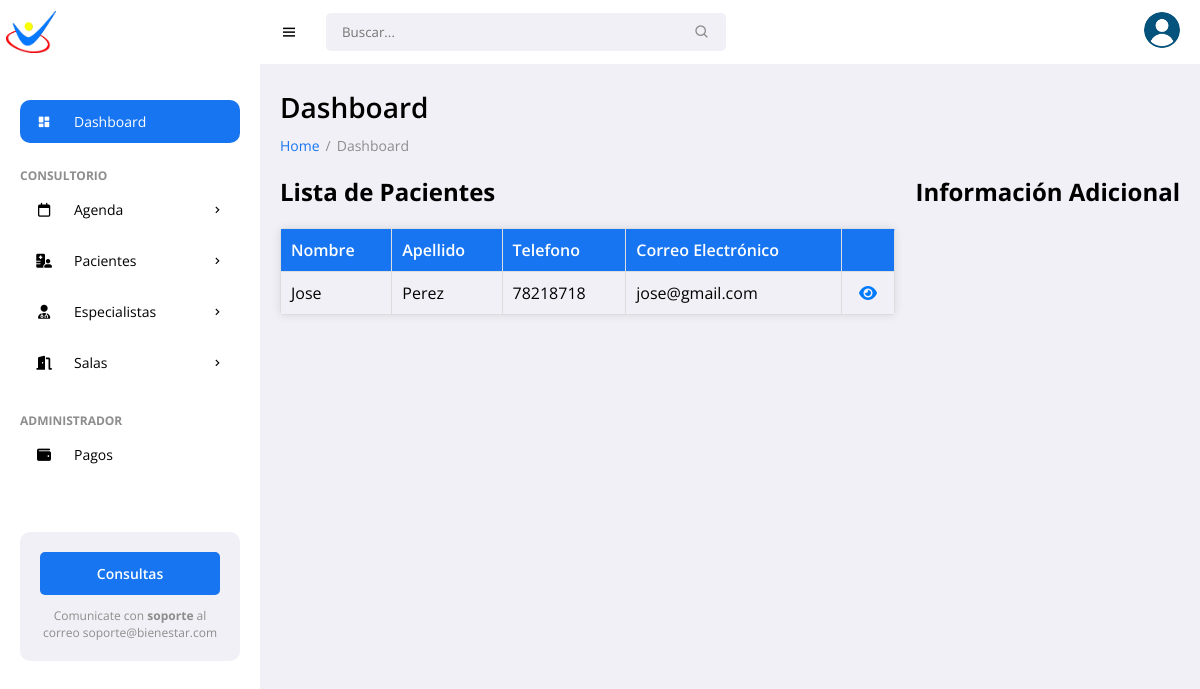
The app's page / (signed in), older data.
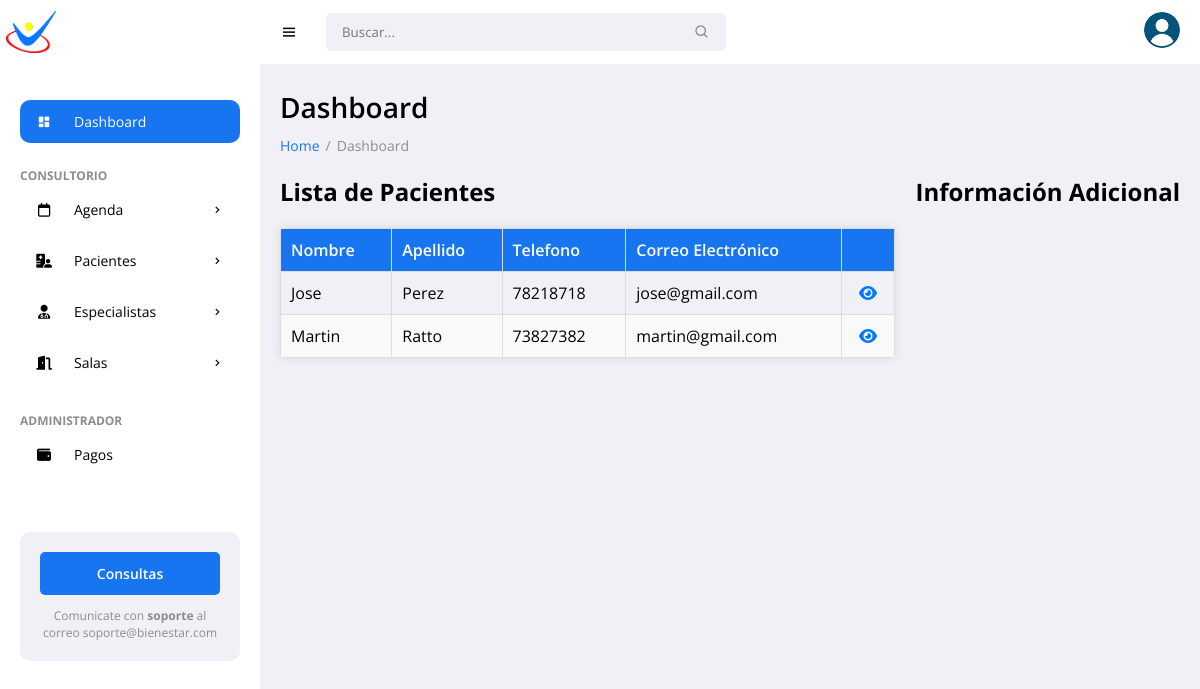
The same page, newer data.
### pacientes/models.py (models this page shows, shortened)
class Patient(models.Model):
    name = models.CharField(max_length=100)
    surname = models.CharField(max_length=100)
    date_of_birth = models.DateField()
    gender = models.CharField(max_length=10, choices=[('M','Male'), ('F','Female')])
    address = models.CharField(max_length=255)
    phone_number = models.CharField(max_length=20)
    email = models.EmailField()
    photo = models.ImageField(upload_to='patient_photos/', blank=True, null=True)
    marital_status = models.CharField(max_length=20)
    medical_diagnosis = models.TextField()
    attachments = models.FileField(upload_to='patient_attachments/', blank=True, null=True)
    therapy = models.CharField(max_length=100)
    education = models.CharField(max_length=100, default='No especificado')
    therapist = models.ForeignKey(Specialist, on_delete=models.SET_NULL, null=True, related_name='patients')
    medical_history = models.TextField(blank=True, null=True)
    allergies = models.CharField(max_length=255, blank=True)  # Changed from TextField
    emergency_contact_name = models.CharField(max_length=100)
    emergency_contact_phone = models.CharField(max_length=20)  # Updated length
    notes = models.TextField(blank=True)
    created_date = models.DateTimeField(auto_now_add=True)
    status = models.CharField(max_length=50, choices=[
        ('Active', 'Active'),
        ('Discharged', 'Discharged'),
        ('Suspended', 'Suspended')
    ])

### pacientes/views.py (the view)
# urls.py: path('', views.patient_list, name='patient_list'),
@login_required
def patient_list(request):
    patients = Patient.objects.all()
    return render(request, 'pacientes/patient_list.html', {'patients': patients})

### pacientes/templates/pacientes/patient_list.html (shortened to what this page needs)
{% extends 'pacientes/base.html' %}
{% block left_content %}
<h1>Lista de Pacientes</h1>
<div class="patient-list-container">
    {% if patients %}
        <table class="patient-table">
            <thead>
                <tr>
                    <th>Nombre</th>
                    <th>Apellido</th>
                    <th>Telefono</th>
                    <th>Correo Electrónico</th>
                    <th></th>
                </tr>
            </thead>
            <tbody>
            {% for patient in patients %}
                <tr>
                    <td>{{ patient.name }}</td>
                    <td>{{ patient.surname }}</td>
                    <td>{{ patient.phone_number }}</td>
                    <td>{{ patient.email }}</td>
                    <td class="actions-cell">
                        <a href="{% url 'patient_schedule' patient.id %}" class="btn btn-icon" title="Ver detalles">
                            <i class="fa-solid fa-eye"></i>
                        </a>
                    </td>
                </tr>
            {% endfor %}
            </tbody>
        </table>
    {% else %}
        <p>No hay pacientes registrados.</p>
    {% endif %}
</div>
{% endblock %}
{% block right_content %}
<div class="widget-placeholder">
    Información Adicional
</div>
{% endblock %}

### pacientes/templates/pacientes/base.html (shortened to what this page needs)
{% load static %}
<!DOCTYPE html>
<html lang="en">
<head>
	<link href='https://unpkg.com/boxicons@2.0.9/css/boxicons.min.css' rel='stylesheet'>
	<link rel="stylesheet" href="https://cdnjs.cloudflare.com/ajax/libs/font-awesome/6.5.2/css/all.min.css">
	<link rel="stylesheet" href="{% static 'pacientes/css/styles.css' %}">
</head>
<body>
	<section id="sidebar">
		<a href="#" class="brand"><img src="{% static 'pacientes/images/min_logo.png' %}" alt="" style="width: 50px;"></a>
		<ul class="side-menu">
			<li><a href="#" class="active"><i class='bx bxs-dashboard icon' ></i> Dashboard</a></li>
			<li class="divider" data-text="Consultorio"></li>
			<li>
				<a href="{% url 'calendar' %}"><i class="fa-regular fa-calendar icon"></i>Agenda <i class='bx bx-chevron-right icon-right' ></i></a>
			</li>
			<li>
				<a href="#"><i class="fa-solid fa-hospital-user icon"></i> Pacientes <i class='bx bx-chevron-right icon-right' ></i></a>
			</li>
			<li>
				<a href="#">
					<i class="fa-solid fa-user-doctor icon"></i> Especialistas
					<i class='bx bx-chevron-right icon-right'></i>
				</a>
			</li>
			<li>
           <a href="#">
          <i class="fa-solid fa-door-open icon"></i> Salas
           <i class='bx bx-chevron-right icon-right'></i>
          </a>
</li>
			<li class="divider" data-text="Administrador"></li>
			<li><a href="#"><i class="fa-solid fa-wallet icon"></i> Pagos</a></li>
		</ul>
		<div class="ads">
			<div class="wrapper">
				<a href="mailto:soporteit@ingenieriaterra.com.ar" class="btn-upgrade">Consultas</a>
				<p>Comunicate con <span>soporte</span> al correo soporte@bienestar.com</p>
			</div>
		</div>
	</section>
	<section id="content">
		<nav>
			<i class='bx bx-menu toggle-sidebar' ></i>
			<form action="#">
				<div class="form-group">
					<input type="text" placeholder="Buscar...">
					<i class='bx bx-search icon' ></i>
				</div>
			</form>
			<div class="profile">
				<img src="{% static 'pacientes/images/usuario.png' %}" alt="">
			</div>
		</nav>
		<main>
			<h1 class="title">Dashboard</h1>
			<ul class="breadcrumbs">
				<li><a href="#">Home</a></li>
				<li class="divider">/</li>
				<li><a href="#" class="active">Dashboard</a></li>
			</ul>
			<div class="content-container">
				<div class="left-column {% block left_column_class %}{% endblock %}">
					{% block left_content %}{% endblock %}
				</div>
				<div class="right-column {% block right_column_class %}{% endblock %}">
					{% block right_content %}{% endblock %}
				</div>
			</div>
		</main>
</body>
</html>

Row changes from the older to the newer data that the page shows:
added Patient: name "Martin", surname "Ratto", phone_number "73827382", email "martin@gmail.com"
